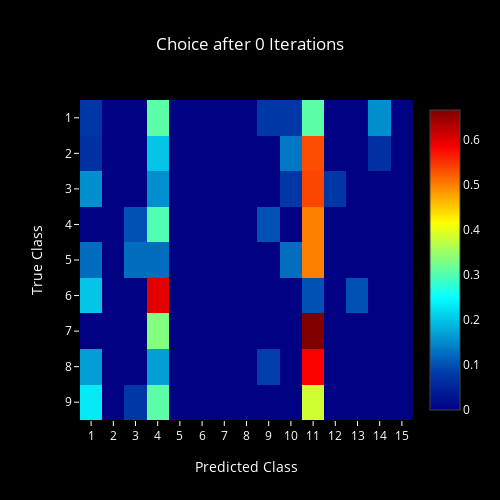
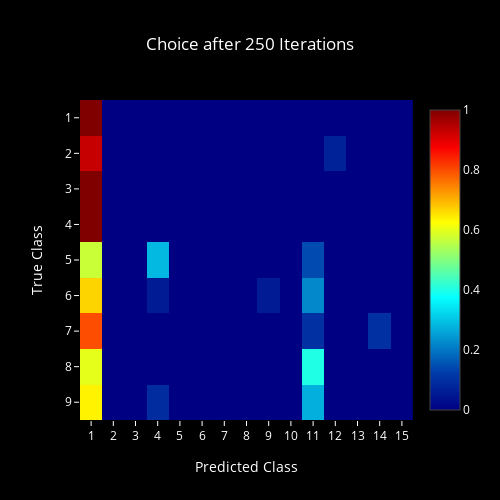
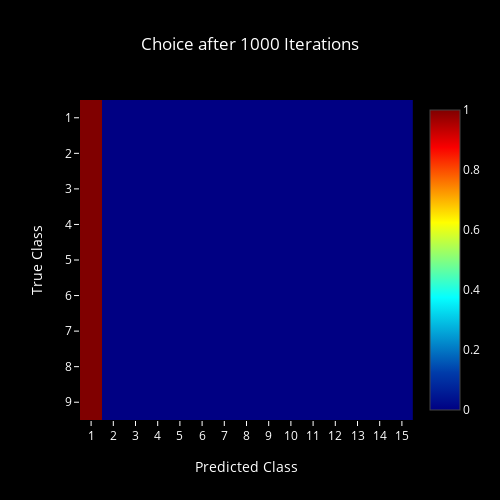
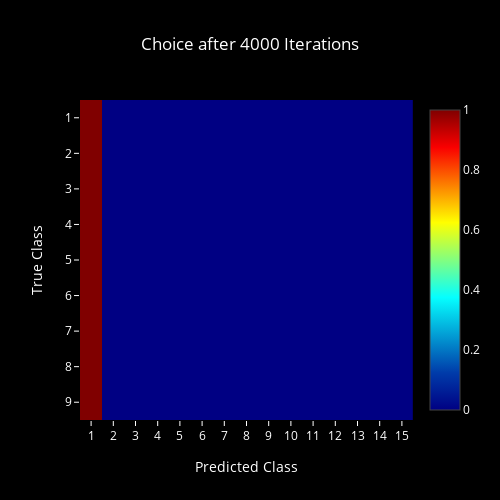

Notebook cell for these charts, in order:
### Code cell
for i, it in enumerate(iter_list):
    #plot_confidence(i, it)
    plot_choice(i, it)

### Figure 1 — Plotly figure (JSON) as saved in the notebook; plotly's stock layout.template omitted (floating-point values rounded to 4 significant figures; data arrays with more than 128 entries replaced by an {"elided": "..."} marker saying what was removed)
{"data": [{"colorscale": "Jet", "type": "heatmap", "z": {"elided": "16x16 float values"}}], "layout": {"font": {"color": "#FFF"}, "height": 500, "paper_bgcolor": "#000", "plot_bgcolor": "#000", "title": "Choice after 0 Iterations", "titlefont": {"color": "#FFF"}, "width": 500, "xaxis": {"dtick": 1, "range": [0.5, 15.5], "tickcolor": "#FFF", "title": "Predicted Class"}, "yaxis": {"dtick": 1, "range": [9.5, 0.5], "tickcolor": "#FFF", "title": "True Class"}}}

### Figure 2 — Plotly figure (JSON) as saved in the notebook; plotly's stock layout.template omitted (floating-point values rounded to 4 significant figures; data arrays with more than 128 entries replaced by an {"elided": "..."} marker saying what was removed)
{"data": [{"colorscale": "Jet", "type": "heatmap", "z": {"elided": "16x16 float values"}}], "layout": {"font": {"color": "#FFF"}, "height": 500, "paper_bgcolor": "#000", "plot_bgcolor": "#000", "title": "Choice after 250 Iterations", "titlefont": {"color": "#FFF"}, "width": 500, "xaxis": {"dtick": 1, "range": [0.5, 15.5], "tickcolor": "#FFF", "title": "Predicted Class"}, "yaxis": {"dtick": 1, "range": [9.5, 0.5], "tickcolor": "#FFF", "title": "True Class"}}}

### Figure 3 — Plotly figure (JSON) as saved in the notebook; plotly's stock layout.template omitted (floating-point values rounded to 4 significant figures; data arrays with more than 128 entries replaced by an {"elided": "..."} marker saying what was removed)
{"data": [{"colorscale": "Jet", "type": "heatmap", "z": {"elided": "16x16 float values"}}], "layout": {"font": {"color": "#FFF"}, "height": 500, "paper_bgcolor": "#000", "plot_bgcolor": "#000", "title": "Choice after 1000 Iterations", "titlefont": {"color": "#FFF"}, "width": 500, "xaxis": {"dtick": 1, "range": [0.5, 15.5], "tickcolor": "#FFF", "title": "Predicted Class"}, "yaxis": {"dtick": 1, "range": [9.5, 0.5], "tickcolor": "#FFF", "title": "True Class"}}}

### Figure 4 — Plotly figure (JSON) as saved in the notebook; plotly's stock layout.template omitted (floating-point values rounded to 4 significant figures; data arrays with more than 128 entries replaced by an {"elided": "..."} marker saying what was removed)
{"data": [{"colorscale": "Jet", "type": "heatmap", "z": {"elided": "16x16 float values"}}], "layout": {"font": {"color": "#FFF"}, "height": 500, "paper_bgcolor": "#000", "plot_bgcolor": "#000", "title": "Choice after 4000 Iterations", "titlefont": {"color": "#FFF"}, "width": 500, "xaxis": {"dtick": 1, "range": [0.5, 15.5], "tickcolor": "#FFF", "title": "Predicted Class"}, "yaxis": {"dtick": 1, "range": [9.5, 0.5], "tickcolor": "#FFF", "title": "True Class"}}}
